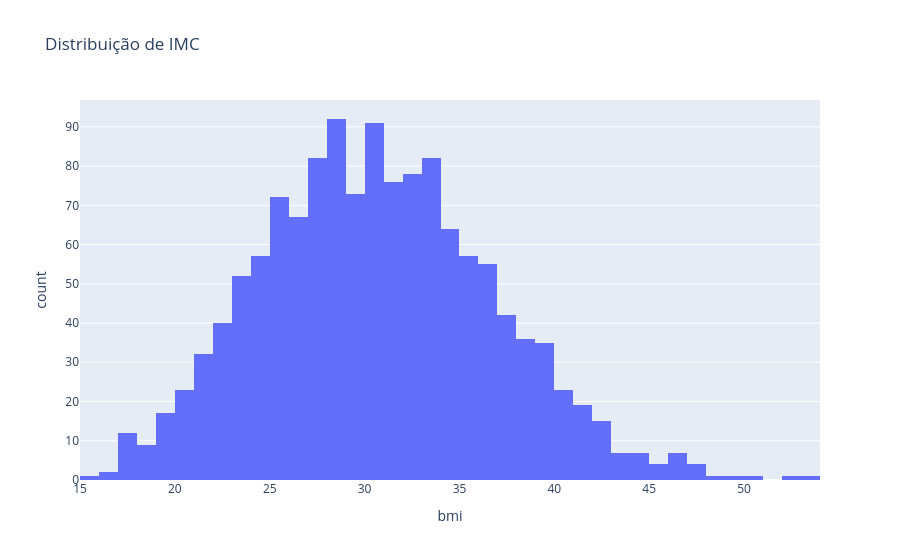

Write notebook code for a chart like this one.
### Markdown cell above
### Mostrar distribuição de IMC
- Assemelha-se a uma curva de distribuição normal.

### Code cell
fig = px.histogram(
  data_frame=df_costs,
  x='bmi',
  title="Distribuição de IMC",
)
fig.show()

### Figure 1 — Plotly figure (JSON) as saved in the notebook; plotly's stock layout.template omitted (floating-point values rounded to 4 significant figures; data arrays with more than 128 entries replaced by an {"elided": "..."} marker saying what was removed)
{"data": [{"bingroup": "x", "hovertemplate": "bmi=%{x}<br>count=%{y}<extra></extra>", "legendgroup": "", "marker": {"color": "#636efa", "pattern": {"shape": ""}}, "name": "", "orientation": "v", "showlegend": false, "type": "histogram", "x": {"elided": "1338 float values"}, "xaxis": "x", "yaxis": "y"}], "layout": {"barmode": "relative", "legend": {"tracegroupgap": 0}, "title": {"text": "Distribuição de IMC"}, "xaxis": {"anchor": "y", "domain": [0, 1], "title": {"text": "bmi"}}, "yaxis": {"anchor": "x", "domain": [0, 1], "title": {"text": "count"}}}}
